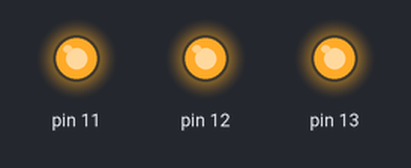
Recording of a sketch running on a simulated Arduino Uno, built with avr-gcc and run on an emulated ATmega328P. On the bench: output pins drawn as LEDs (lit = HIGH).

Above: at 0.5 s.
At 3.5 s:
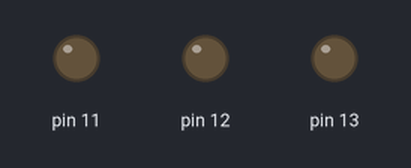
Timing chart, 0 to 4.6 s (numbered marks = the images above):
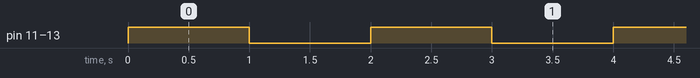

Measured:
- by itself, pin 11–13: alternates HIGH for 1.0 s and LOW for 1.0 s

The sketch:

RGB_LED_Breadboard.ino
```cpp
/*
  This program blinks pin 13 of the Arduino (the
  built-in LED)
*/

void setup()
{
  pinMode(13, OUTPUT);
  pinMode(12, OUTPUT);
  pinMode(11, OUTPUT);
}

void loop()
{
  // turn the LED on (HIGH is the voltage level)
  digitalWrite(13, HIGH);
  digitalWrite(12, HIGH);
  digitalWrite(11, HIGH);
  delay(1000); // Wait for 1000 millisecond(s)
  // turn the LED off by making the voltage LOW
  digitalWrite(13, LOW);
  digitalWrite(12, LOW);
  digitalWrite(11, LOW);
  delay(1000); // Wait for 1000 millisecond(s)
}
```
